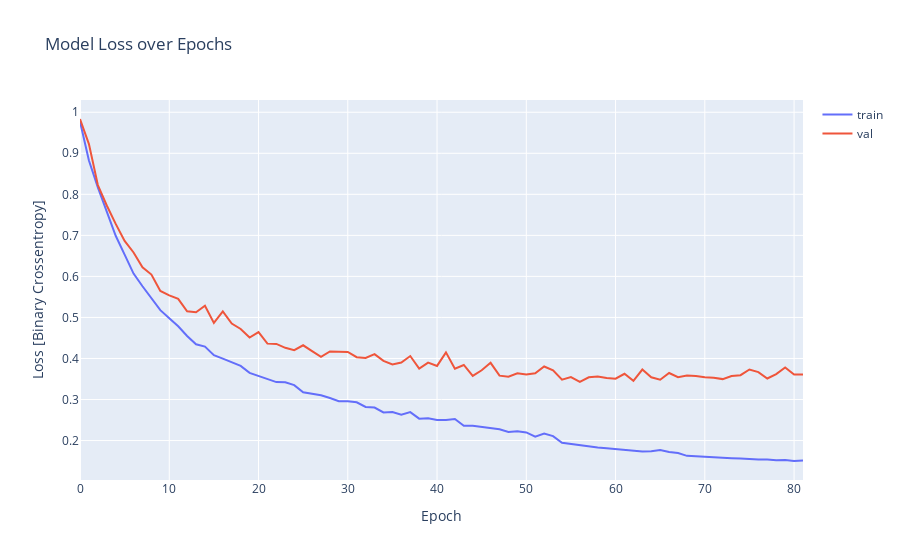

Here is the notebook cell this chart was saved with:
### Code cell
# fig = go.Figure(
#     data = [
#         go.Scatter(y=history.history['loss'], name="train"),
#         go.Scatter(y=history.history['val_loss'], name="val"),
#     ],
#     layout = {"yaxis": {"title": "Loss [Binary Crossentropy]"}, "xaxis": {"title": "Epoch"}, "title": "Model Loss over Epochs"}
# )

# fig.show()
